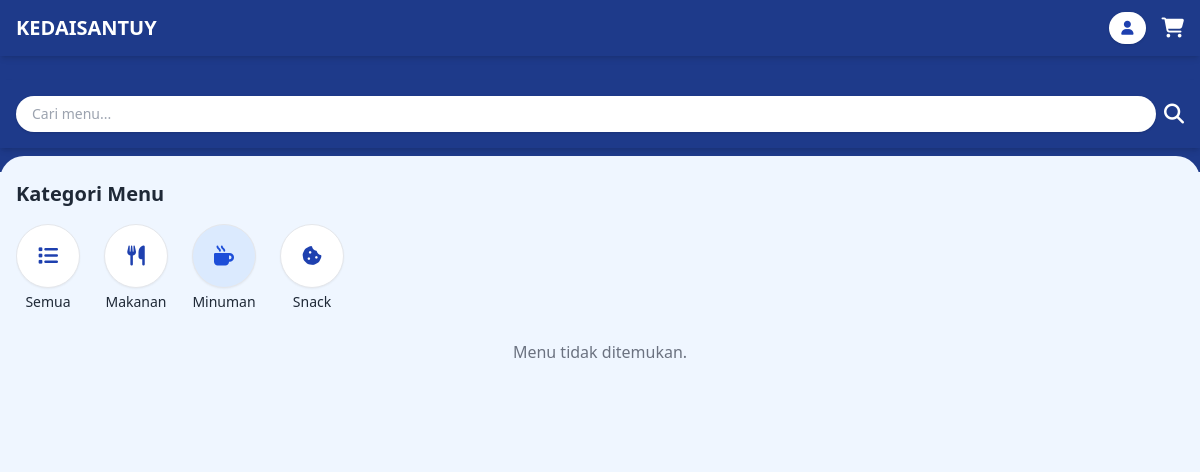
The page /index.php?kategori=Minuman on the database as committed earlier.
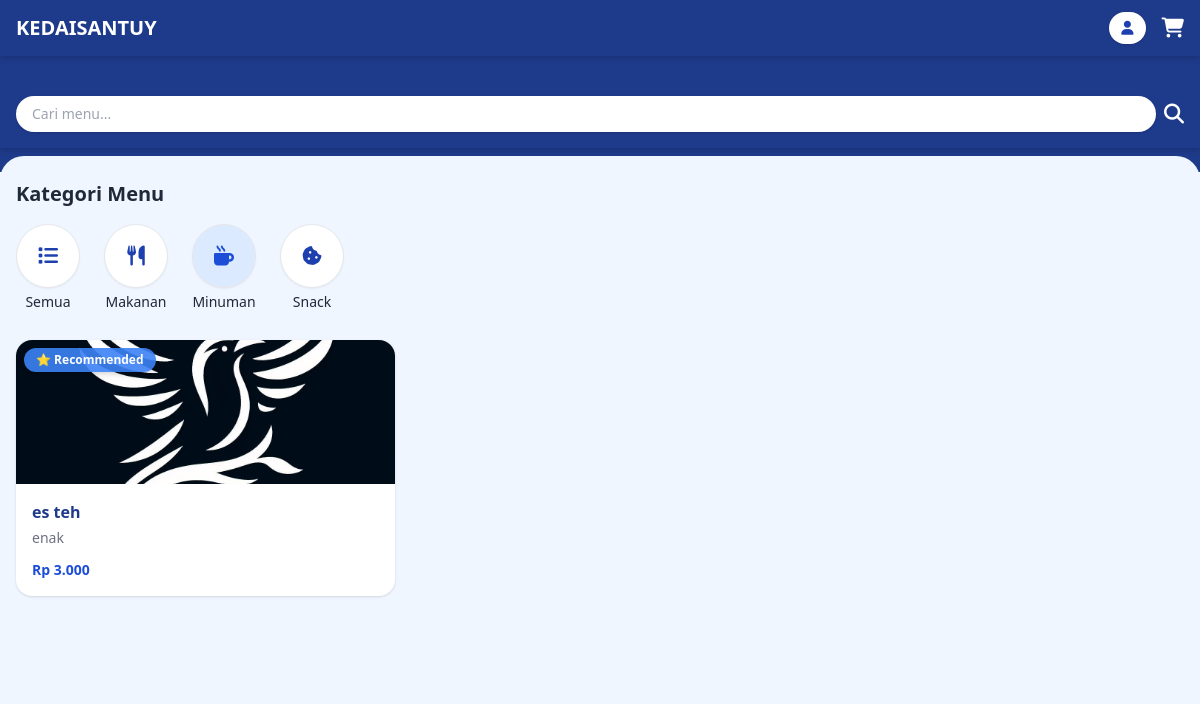
The same page on the database as committed later.
### tables this page shows
CREATE TABLE `makanan` (
  `id` int NOT NULL,
  `nama_makanan` varchar(100) NOT NULL,
  `harga` int NOT NULL,
  `kategori` varchar(50) DEFAULT NULL,
  `deskripsi` text,
  `gambar` varchar(255) DEFAULT NULL,
  `stok` int NOT NULL DEFAULT '0',
  `recommended` varchar(10) NOT NULL DEFAULT 'Tidak'
);

### index.php (the view, shortened to what this page needs)
<?php
include 'config/app.php';
$daftar_kategori = [
    'Makanan' => 'fa-utensils',
    'Minuman' => 'fa-mug-hot',
    'Snack'   => 'fa-cookie-bite'
];
$kategori_terpilih = $_GET['kategori'] ?? 'Semua';
$keyword = $_GET['cari'] ?? '';
$where = "1";
if ($kategori_terpilih != 'Semua') {
    $kategori_sql = mysqli_real_escape_string($db, $kategori_terpilih);
    $where .= " AND kategori = '$kategori_sql'";
}
$menus = mysqli_query($db, "SELECT * FROM makanan WHERE $where ORDER BY recommended DESC, id DESC");
?>
<!DOCTYPE html>
<html lang="id">
<head>
    <script src="https://cdn.tailwindcss.com"></script>
    <link rel="stylesheet" href="https://cdnjs.cloudflare.com/ajax/libs/font-awesome/6.5.0/css/all.min.css">
</head>
<body class="bg-blue-50 text-gray-800">
<nav class="fixed top-0 left-0 right-0 z-50 bg-blue-900 text-white px-4 py-3 flex justify-between items-center shadow-md">
    <div class="text-xl font-bold">KEDAISANTUY</div>
    <div class="flex items-center gap-4">
        <a href="login.php" class="bg-white text-blue-800 px-3 py-1.5 rounded-full text-sm font-medium shadow">
            <i class="fas fa-user"></i>
        </a>
        <a href="keranjang.php" class="relative">
            <i class="fas fa-shopping-cart text-xl"></i>
        </a>
    </div>
</nav>
<div class="pt-20 pb-6 bg-blue-900">
    <div
        class="bg-blue-900 px-4 py-4 sticky top-[64px] z-40 shadow-md transition-all duration-300 ease-in-out transform"
        x-data="{ visible: true }"
        x-init="let lastScroll = window.pageYOffset;
                window.addEventListener('scroll', () => {
                    const current = window.pageYOffset;
                    visible = current < lastScroll || current < 80;
                    lastScroll = current;
                });"
        :class="{ 'translate-y-0 opacity-100': visible, '-translate-y-full opacity-0': !visible }"
    >
        <form method="GET" class="flex items-center gap-2">
            <input
                type="text"
                name="cari"
                placeholder="Cari menu..."
                value="<?= htmlspecialchars($keyword); ?>"
                class="w-full px-4 py-2 rounded-full text-sm shadow focus:outline-none"
            >
            <button type="submit" class="text-white text-xl">
                <i class="fas fa-search"></i>
            </button>
        </form>
    </div>
</div>
<div class="px-4 py-6 bg-blue-50 rounded-t-3xl -mt-4">
    <h2 class="text-xl font-bold mb-4">Kategori Menu</h2>
    <div class="flex gap-6 overflow-x-auto pb-1">
        <a href="index.php?kategori=Semua" class="flex flex-col items-center text-center min-w-[64px]">
            <div class="<?= $kategori_terpilih == 'Semua' ? 'bg-blue-100 text-blue-700' : 'bg-white text-blue-800'; ?> w-16 h-16 flex items-center justify-center rounded-full border shadow-sm">
                <i class="fas fa-list text-xl"></i>
            </div>
            <span class="text-sm mt-1 font-medium">Semua</span>
        </a>
        <?php foreach ($daftar_kategori as $kategori => $ikon): ?>
            <a href="index.php?kategori=<?= urlencode($kategori); ?>" class="flex flex-col items-center text-center min-w-[64px]">
                <div class="<?= $kategori_terpilih == $kategori ? 'bg-blue-100 text-blue-700' : 'bg-white text-blue-800'; ?> w-16 h-16 flex items-center justify-center rounded-full border shadow-sm">
                    <i class="fas <?= $ikon ?> text-xl"></i>
                </div>
                <span class="text-sm mt-1 font-medium"><?= htmlspecialchars($kategori) ?></span>
            </a>
        <?php endforeach; ?>
    </div>
</div>
<div class="px-4 pb-20 grid grid-cols-2 sm:grid-cols-2 md:grid-cols-3 gap-4 bg-blue-50">
    <?php
    $recommendedMenus = [];
    $otherMenus = [];
    while ($menu = mysqli_fetch_assoc($menus)) {
        if ($menu['recommended'] === 'Ya') {
            $recommendedMenus[] = $menu;
        } else {
            $otherMenus[] = $menu;
        }
    }
    $mergedMenus = [];
    $max = max(count($recommendedMenus), count($otherMenus));
    for ($i = 0; $i < $max; $i++) {
        if (isset($recommendedMenus[$i])) $mergedMenus[] = $recommendedMenus[$i];
    }
    if (count($mergedMenus) > 0):
        foreach ($mergedMenus as $menu):
    ?>
    <div
        x-data="{
            open: false,
            jumlah: 1,
            tambahKeranjang() {
                fetch('keranjang.php', {
                    method: 'POST',
                    headers: { 'Content-Type': 'application/x-www-form-urlencoded' },
                    body: `menu_id=<?= $menu['id']; ?>&jumlah=${this.jumlah}`
                }).then(res => {
                    if (res.ok) {
                        localStorage.setItem('notif_keranjang', '1');
                        location.reload();
                    }
                });
            }
        }"
    >
        <div
            @click="open = true"
            class="bg-white rounded-2xl shadow hover:shadow-lg transition-all duration-200 cursor-pointer overflow-hidden flex flex-col relative"
        >
            <div class="relative">
                <img
                    src="gambar/<?= htmlspecialchars($menu['gambar']); ?>"
                    class="w-full h-36 object-cover"
                    alt="<?= htmlspecialchars($menu['nama_makanan']); ?>"
                >
                <?php if ($menu['recommended'] === 'Ya'): ?>
                <div class="absolute top-2 left-2 bg-blue-500 text-white text-xs font-semibold px-3 py-1 rounded-full shadow-md bg-opacity-90">
                    ⭐ Recommended
                </div>
                <?php endif; ?>
            </div>
            <div class="p-4 flex flex-col flex-grow justify-between">
                <div>
                    <h3 class="font-semibold text-blue-900 text-base line-clamp-1">
                        <?= htmlspecialchars($menu['nama_makanan']); ?>
                    </h3>
                    <p class="text-sm text-gray-500 mt-1 line-clamp-2">
                        <?= htmlspecialchars($menu['deskripsi']); ?>
                    </p>
                </div>
                <p class="text-blue-700 font-bold text-sm mt-3">
                    Rp <?= number_format($menu['harga'], 0, ',', '.'); ?>
                </p>
            </div>
        </div>
    </div>
    <?php endforeach; ?>
    <?php else: ?>
        <div class="col-span-full text-center text-gray-500">Menu tidak ditemukan.</div>
    <?php endif; ?>
</div>
</body>
</html>

Rows that differ between the two databases and show on the page:
added makanan: gambar (picture), recommended "⭐ Recommended", nama_makanan "es teh", deskripsi "enak", harga "3.000"
Other text that changed with them:
text no longer shown: "Menu tidak ditemukan."
